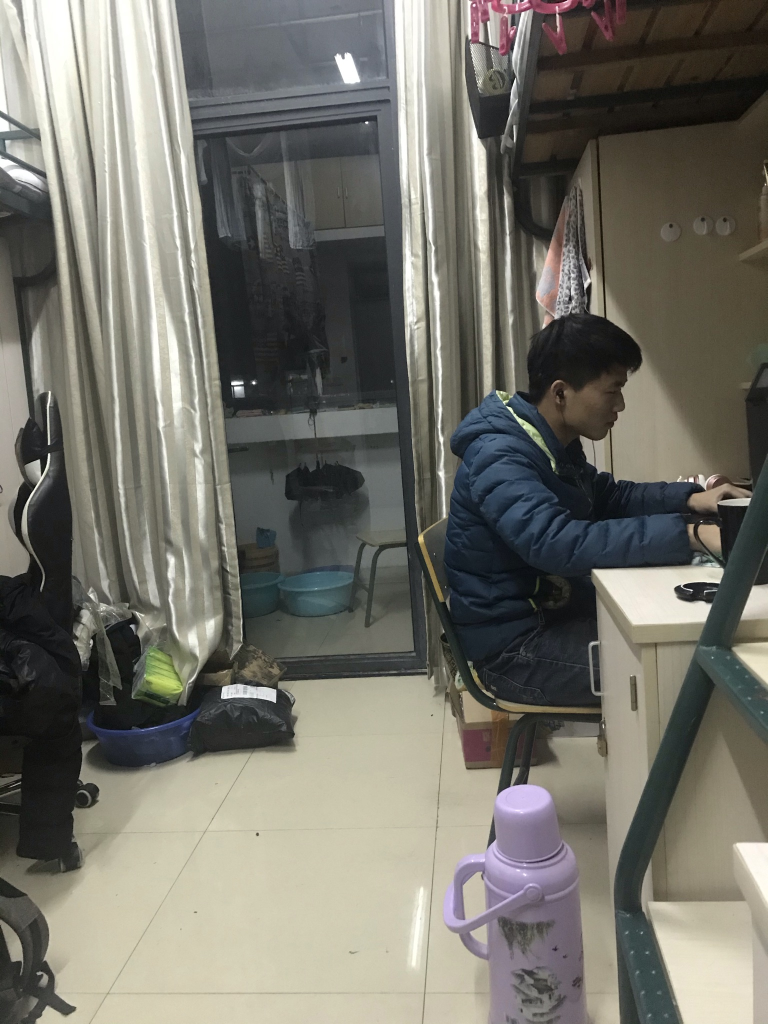
#> input picture 机器学习实验/实验程序及数据/material/Room/IMG_0077.JPEG, 1536 x 2048 px (shown at 1/2 size)
$ python -i Stitcher.py   (imports and definitions only)
#> lines starting #> are read from the running program, lines starting #| are printed output that depends on the picture
'''
    Author: wjh776a68
    Date: 2021/01/03
    Function: An Stitcher class seek from Internet

'''

import numpy as np
import cv2

class Stitcher:

    # 拼接函数
    def stitch(self, images, ratio=0.75, reprojThresh=4.0, showMatches=False):
        # 获取输入图片
        (imageB, imageA) = images
        # 检测A、B图片的SIFT关键特征点，并计算特征描述子
        (kpsA, featuresA) = self.detectAndDescribe(imageA)
        (kpsB, featuresB) = self.detectAndDescribe(imageB)

        # 匹配两张图片的所有特征点，返回匹配结果
        M = self.matchKeypoints(kpsA, kpsB, featuresA, featuresB, ratio, reprojThresh)

        # 如果返回结果为空，没有匹配成功的特征点，退出算法
        if M is None:
            return None

        # 否则，提取匹配结果
        # H是3x3视角变换矩阵
        (matches, H, status) = M
        # 将图片A进行视角变换，result是变换后图片
        result = cv2.warpPerspective(imageA, H, (imageA.shape[1] + imageB.shape[1], imageA.shape[0]))
        self.cv_show('result', result)
        # 将图片B传入result图片最左端
        result[0:imageB.shape[0], 0:imageB.shape[1]] = imageB
        self.cv_show('result', result)
        # 检测是否需要显示图片匹配
        if showMatches:
            # 生成匹配图片
            vis = self.drawMatches(imageA, imageB, kpsA, kpsB, matches, status)
            # 返回结果
            return (result, vis)

        # 返回匹配结果
        return result

    # [103 lines left out: functions cv_show, detectAndDescribe, matchKeypoints, drawMatches, not called in this run]

>>> import cv2
>>> picture = cv2.imread('../../../material/Room/IMG_0077.JPEG', cv2.IMREAD_GRAYSCALE)
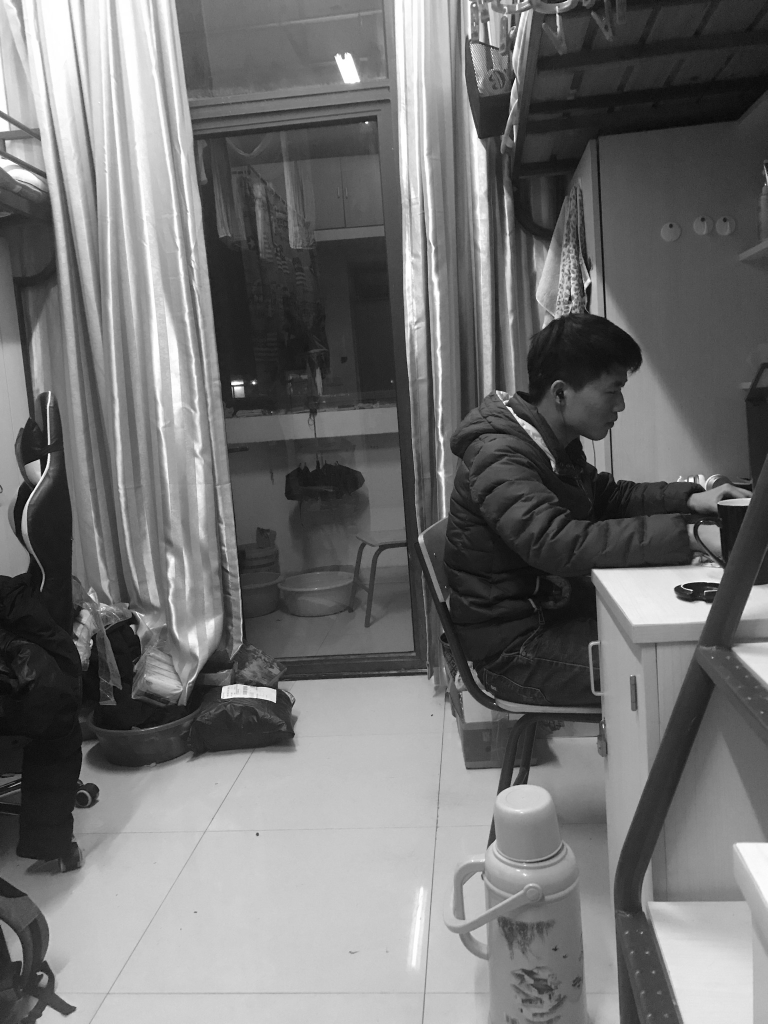
#> picture: shape (2048, 1536) (shown at 1/2 size); min 0, max 255, mean 113.9
>>> result = Stitcher().stitch(picture)
#> (the run stopped early here; a loop or call above may not have finished)

$ run again, on 机器学习实验/实验程序及数据/material/Room/IMG_0078.JPEG
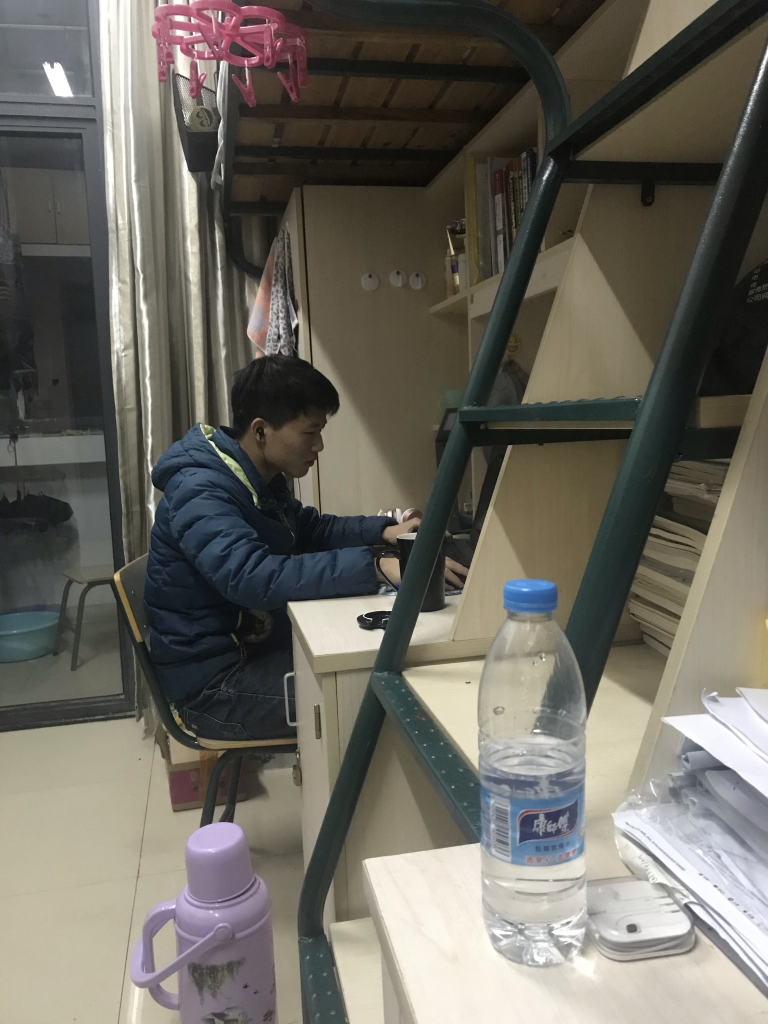
#> input picture 机器学习实验/实验程序及数据/material/Room/IMG_0078.JPEG, 1536 x 2048 px (shown at 1/2 size)
#> `picture = cv2.imread('../../../material/Room/IMG_0077.JPEG', cv2.IMREA..`:
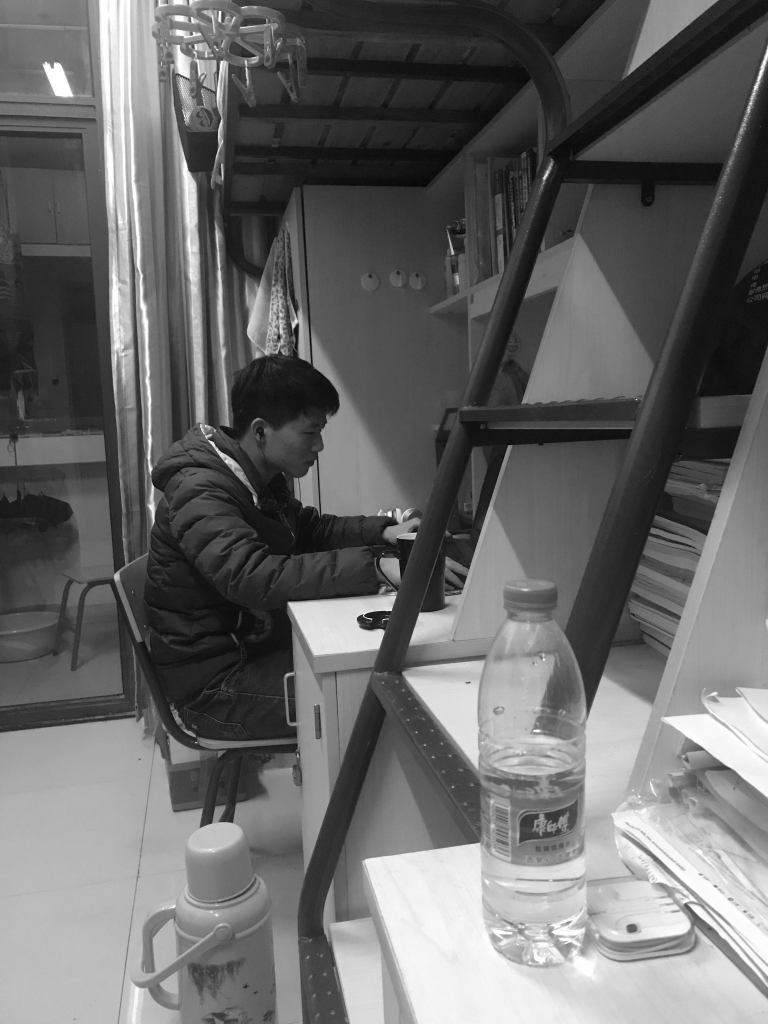
#> picture: shape (2048, 1536) (shown at 1/2 size); min 0, max 255, mean 104.8

$ run again, on 机器学习实验/实验程序及数据/material/Room/IMG_0636.JPG
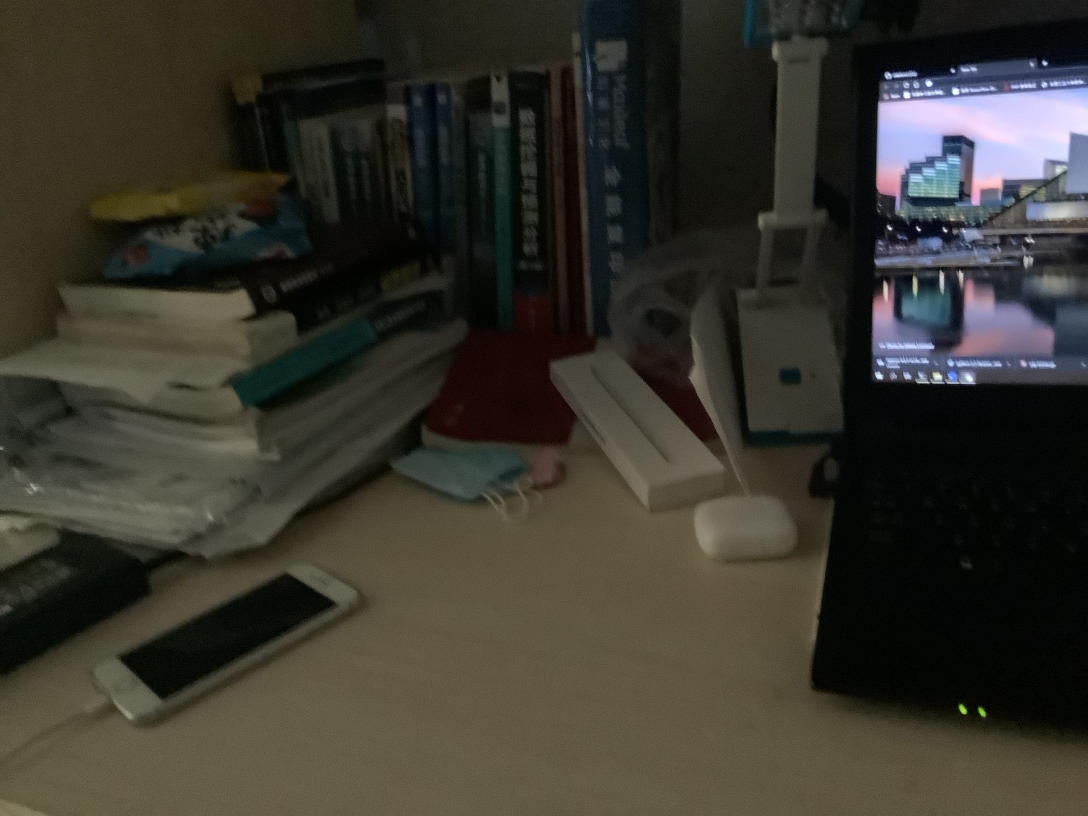
#> input picture 机器学习实验/实验程序及数据/material/Room/IMG_0636.JPG, 3264 x 2448 px (shown at 1/3 size)
#> `picture = cv2.imread('../../../material/Room/IMG_0077.JPEG', cv2.IMREA..`:
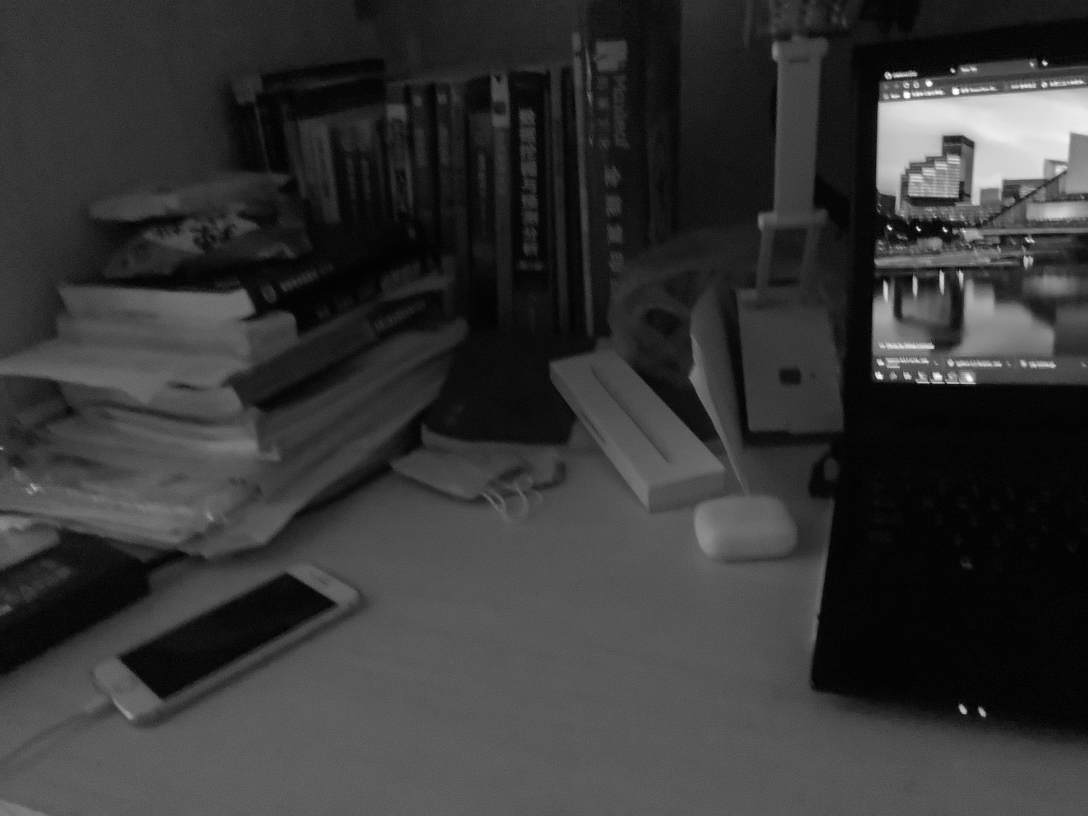
#> picture: shape (2448, 3264) (shown at 1/3 size); min 0, max 255, mean 54.2
